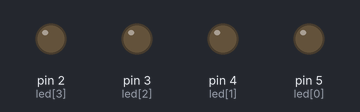
Bench run of a sketch on a simulated Arduino Uno, built with avr-gcc and run on an emulated ATmega328P. Parts: output pins drawn as LEDs (lit = HIGH).

Above: at 0.5 s.
At 2.5 s:
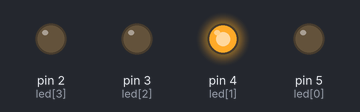
At 4.5 s:
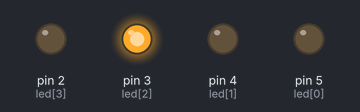
At 9.5 s:
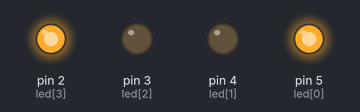
At 14.5 s:
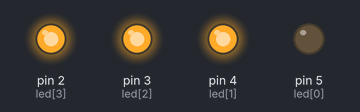
At 19.5 s:
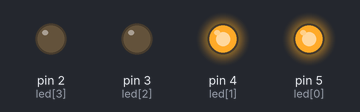
Timing chart, 0 to 20.8 s (numbered marks = the images above):
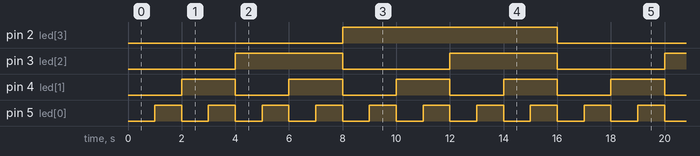

Measured:
- by itself, pin 2 (led[3]): alternates HIGH for 8.0 s and LOW for 8.0 s
- by itself, pin 3 (led[2]): alternates HIGH for 4.0 s and LOW for 4.0 s
- by itself, pin 4 (led[1]): alternates HIGH for 2.0 s and LOW for 2.0 s
- by itself, pin 5 (led[0]): alternates HIGH for 1.0 s and LOW for 1.0 s

The sketch:

Up_counter_4bit.ino
```cpp
int led[4] = {5,4,3,2};

void setup() {
  for(int load=0 ; load<4 ; load++)
  {
    pinMode(led[load],OUTPUT);
    digitalWrite(led[load],LOW);
  }

}

void loop() {
  for (int count=0 ; count<16 ; count++)
  {
    for(int bit=0 ; bit<4 ; bit++)
    {
      int value = (count >> bit) & 1 ;
      digitalWrite(led[bit],value);
    }
  delay(1000);
  }

}
```
